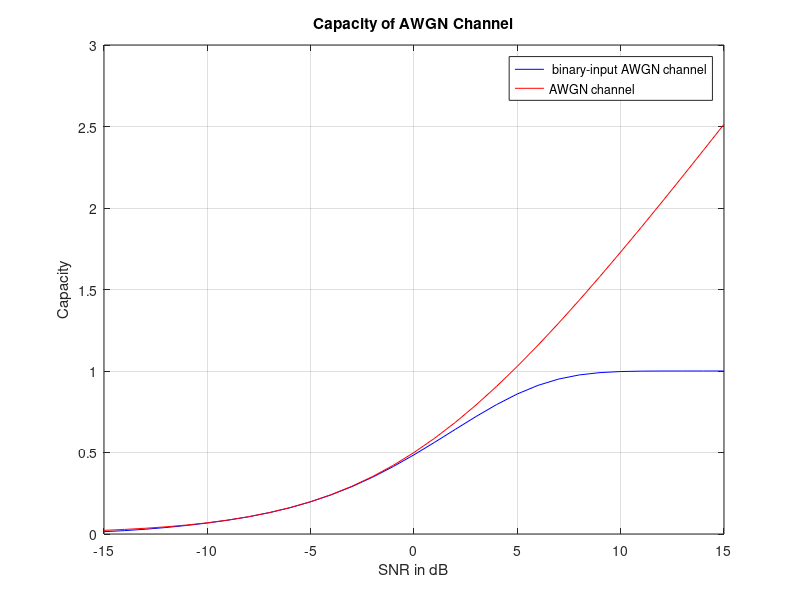

Source code (MATLAB):
%This source code computes the capacity of AWGN channel, and shows the
%capacity with  binary input.
snrdB = -15:15; %snr in dB
VAR = 1./(10.^(snrdB./10));

biAWGN_C = zeros(length(VAR),1);
for ii = 1:length(VAR)
    var = VAR(ii);
    fun = @(y) (1/sqrt(2*pi*var)) .* exp(-(y-1).^2 / (2*var) ).* log2( 2 ./ ( 1 + exp(-2*y / var)) );
    biAWGN_C(ii) = integral(fun,-10,10);
end

snr = 1./VAR;
%Gaussian Channel Theorem P=1
AWGN_C = (1/2)*log2(1+snr);

figure
plot(snrdB,biAWGN_C,'b')
hold on
plot(snrdB,AWGN_C,'r')
grid on
xlabel('SNR in dB')
ylabel('Capacity')
legend(' binary-input AWGN channel','AWGN channel')
title('Capacity of AWGN Channel')